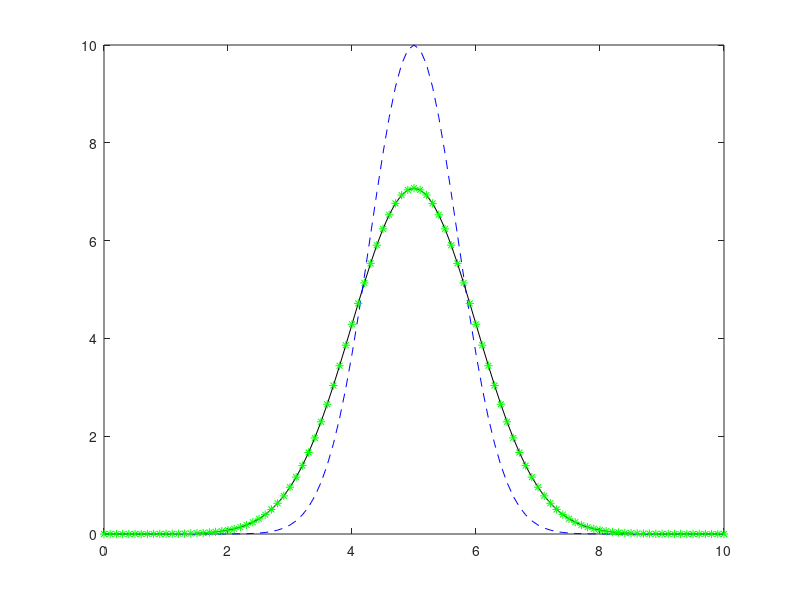

The MATLAB source for this figure:
clear
close all
clc

L=10;
T=5;
ni=0.05;
N=100;
M=200;
dx=L/N;
dt=T/M;
t=[0:dt:T];
x=[0:dx:L];


% exact
c0=@(x) 10*exp(-((x-L/2)./(L/10)).^2);
xf=[0:dx:L-dx];
k=[0:N/2,-N/2+1:-1];
omega=2*pi.*k/L;
alphak=ni.*(j.*omega).^2;
c0x=c0(xf);
chat0=fft(c0x);
chat=exp(alphak*T).*chat0;
yhat=ifft(chat);

plot(xf,yhat,'k')

% numerical
diffcoef=ni*dt./dx.^2;

% stability
if diffcoef<0.5
    'stable'
else
    'not stable'
end

cfinal=zeros(length(t),length(x));
cfinal(1,:)=c0(x);

for i=2:length(t)
    ctemp=[cfinal(i-1,end-1),cfinal(i-1,:)];
    cfinal(i,1:end-1)=ctemp(3:end)*diffcoef + ctemp(2:end-1)*(1-2*diffcoef) + ctemp(1:end-2)*diffcoef;
    cfinal(i,end)=cfinal(i,1);
end


hold on
plot(x,cfinal(1,:),'b--',x,cfinal(end,:),'g*')

rel_err_inf_1=norm(yhat-cfinal(end,1:end-1),inf)/norm(yhat,inf)



%%


L=10;
T=5;
ni=0.05;
N=200;
M=400;
dx=L/N;
dt=T/M;
t=[0:dt:T];
x=[0:dx:L];


% exact
c0=@(x) 10*exp(-((x-L/2)./(L/10)).^2);
xf=[0:dx:L-dx];
k=[0:N/2,-N/2+1:-1];
omega=2*pi.*k/L;
alphak=ni.*(j.*omega).^2;
c0x=c0(xf);
chat0=fft(c0x);
chat=exp(alphak*T).*chat0;
yhat=ifft(chat);


% numerical
diffcoef=ni*dt./dx.^2;

% stability
if diffcoef<0.5
    'stable'
else
    'not stable'
end

cfinal=zeros(length(t),length(x));
cfinal(1,:)=c0(x);

for i=2:length(t)
    ctemp=[cfinal(i-1,end-1),cfinal(i-1,:)];
    cfinal(i,1:end-1)=ctemp(3:end)*diffcoef + ctemp(2:end-1)*(1-2*diffcoef) + ctemp(1:end-2)*diffcoef;
    cfinal(i,end)=cfinal(i,1);
end


rel_err_inf2=norm(yhat-cfinal(end,1:end-1),inf)/norm(yhat,inf)
pemperical=-log2(rel_err_inf2./rel_err_inf_1)
